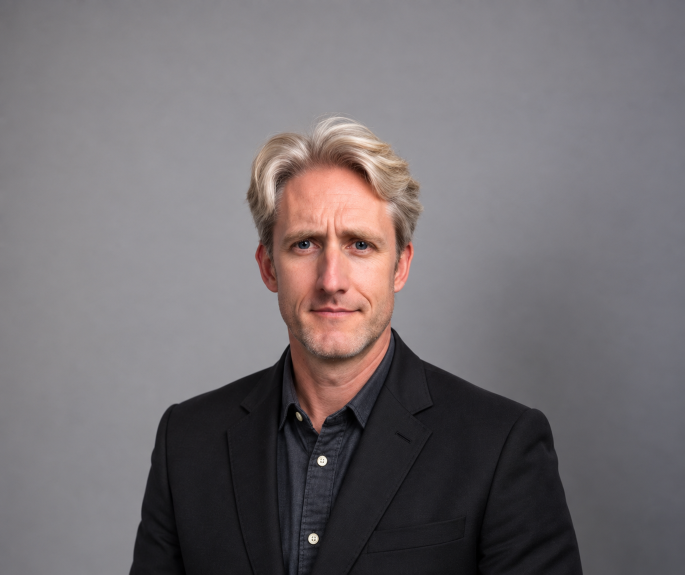
#> input picture assets/source-photos/jay.png, 1369 x 1149 px (shown at 1/2 size)
$ python make_portraits.py
#> lines starting #> are read from the running program, lines starting #| are printed output that depends on the picture
"""Crop the directors' studio photos into the portrait, avatar and vCard images.

    python3 make_portraits.py

Reads ../assets/source-photos/*.png and writes the crops to ../assets/.
Needs Pillow only. Run make_contacts.py afterwards so the vCards pick up the new photos.
"""
import os

from PIL import Image

HERE = os.path.dirname(os.path.abspath(__file__))
ASSETS = os.path.join(HERE, "..", "assets")

# Pupil centres (x, y) in each source photo, measured with macOS Vision face landmarks.
# Every crop is scaled and positioned from these so both heads match in size and eye line.
PEOPLE = {
    "jay": ("jay.png", (608.5, 485.4), (722.9, 486.1)),
    "cesar": ("cesar.png", (353.0, 294.6), (426.2, 289.7)),
}


def crop(im, left, right, eye_gap, eye_line, size):
    """Square crop where the pupil gap is `eye_gap` of the width and the eyes sit `eye_line` from the top."""
    gap = ((right[0] - left[0]) ** 2 + (right[1] - left[1]) ** 2) ** 0.5
    side = gap / eye_gap
    cx, cy = (left[0] + right[0]) / 2, (left[1] + right[1]) / 2
    box = (cx - side / 2, cy - eye_line * side, cx + side / 2, cy + (1 - eye_line) * side)
    if box[0] < 0 or box[1] < 0 or box[2] > im.width or box[3] > im.height:
        raise SystemExit(f"crop {tuple(round(v) for v in box)} falls outside the {im.size} photo")
    return im.crop(tuple(round(v) for v in box)).resize((size, size), Image.LANCZOS)


for key, (name, lp, rp) in PEOPLE.items():
    im = Image.open(os.path.join(ASSETS, "source-photos", name)).convert("RGB")
#> im is the input picture: PIL image 1369x1149 RGB; mean R, G, B 115.9, 110.2, 113.2
    crop(im, lp, rp, 0.15, 0.43, 360).save(os.path.join(ASSETS, f"{key}-portrait.webp"), quality=86, method=6)
#> in crop, `return im.crop(tuple(round(v) for v in box)).resize((size, size), Imag..`:
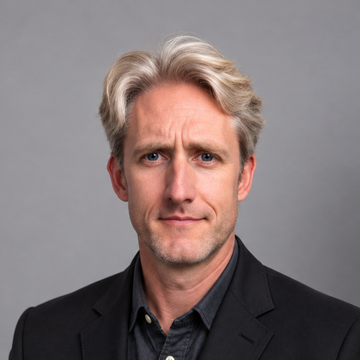
#> returned value: PIL image 360x360 RGB; mean R, G, B 130.8, 117.7, 117.5
    crop(im, lp, rp, 0.22, 0.50, 240).save(os.path.join(ASSETS, f"{key}-square.jpg"), quality=88)
#> call 2 of crop, with left = (608.5, 485.4), right = (722.9, 486.1), eye_gap = 0.22, eye_line = 0.5, size = 240
#> in crop (call 2), `return im.crop(tuple(round(v) for v in box)).resize((size, size), Imag..`:
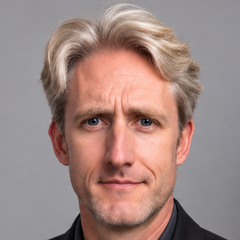
#> returned value: PIL image 240x240 RGB; mean R, G, B 159.9, 135.4, 130.4
    crop(im, lp, rp, 0.19, 0.42, 200).save(os.path.join(ASSETS, f"{key}-vcard.jpg"), quality=80, optimize=True)
#> call 3 of crop, with left = (608.5, 485.4), right = (722.9, 486.1), eye_gap = 0.19, eye_line = 0.42, size = 200
#> in crop (call 3), `return im.crop(tuple(round(v) for v in box)).resize((size, size), Imag..`:
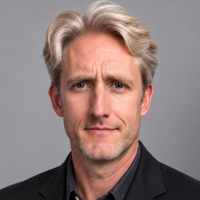
#> returned value: PIL image 200x200 RGB; mean R, G, B 144.1, 124, 121
    print(key, "portrait, avatar and vCard crops written")
#> pass 2 of the loop `for key, (name, lp, rp) in PEOPLE.items():`:
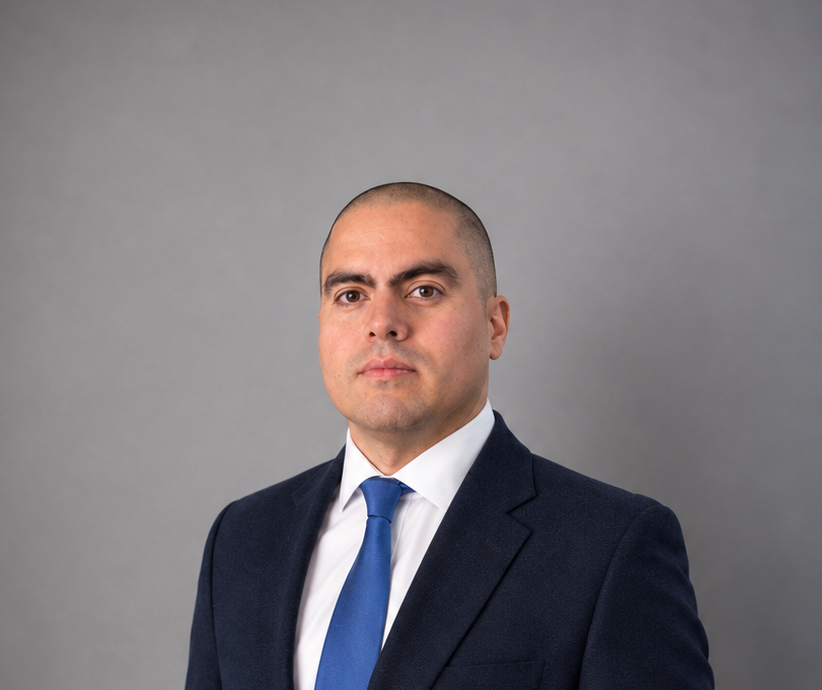
#> input picture assets/source-photos/cesar.png, 822 x 690 px
#> im: PIL image 822x690 RGB
#> in crop (call 5), `return im.crop(tuple(round(v) for v in box)).resize((size, size), Imag..`:
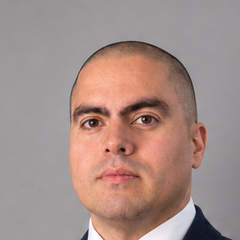
#> returned value: PIL image 240x240 RGB; mean R, G, B 164.1, 142.1, 136.3
#> in crop (call 6), `return im.crop(tuple(round(v) for v in box)).resize((size, size), Imag..`:
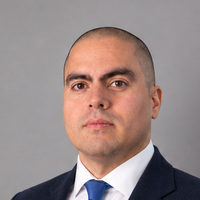
#> returned value: PIL image 200x200 RGB; mean R, G, B 153.6, 137, 134.5
